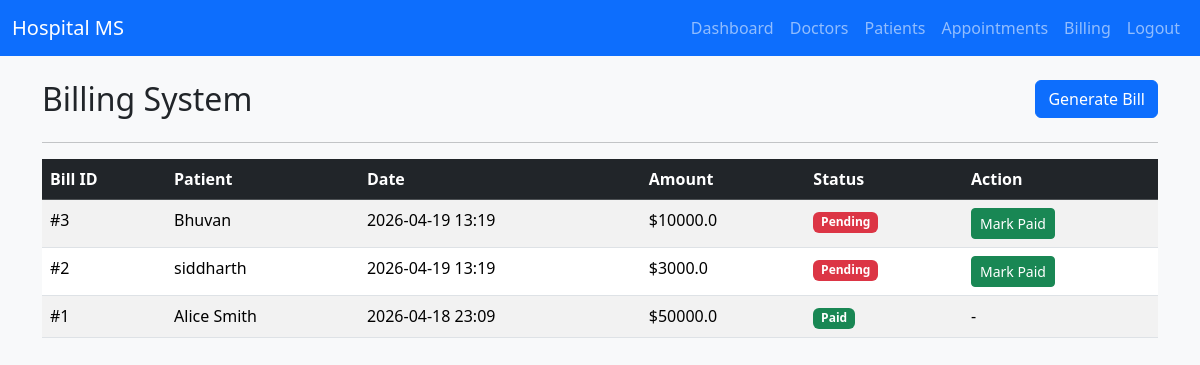
Page /admin/billing (signed in) on the committed database.
### models.py (models this page shows)
class Billing(db.Model):
    id = db.Column(db.Integer, primary_key=True)
    patient_id = db.Column(db.Integer, db.ForeignKey('patient.id'), nullable=False)
    amount = db.Column(db.Float, nullable=False)
    status = db.Column(db.String(20), default='Pending') # Pending, Paid
    date = db.Column(db.String(20), nullable=False)

class Patient(db.Model):
    id = db.Column(db.Integer, primary_key=True)
    name = db.Column(db.String(100), nullable=False)
    age = db.Column(db.Integer, nullable=False)
    gender = db.Column(db.String(10), nullable=False)
    phone = db.Column(db.String(20), nullable=False)
    username = db.Column(db.String(80), unique=True, nullable=False)
    password = db.Column(db.String(200), nullable=False)
    appointments = db.relationship('Appointment', backref='patient', lazy=True)
    prescriptions = db.relationship('Prescription', backref='patient', lazy=True)
    bills = db.relationship('Billing', backref='patient', lazy=True)

### app.py (the view, shortened to what this page needs)
@app.route('/admin/billing', methods=['GET', 'POST'])
def admin_billing():
    auth = check_auth('admin')
    if auth: return auth
    bills = Billing.query.order_by(Billing.id.desc()).all()
    patients = Patient.query.all()
    return render_template('admin_billing.html', bills=bills, patients=patients)

### app.py (called while the page is built)
def check_auth(role):
    if 'role' not in session or session['role'] != role:
        flash("Unauthorized access. Please login first.", "danger")
        if role == 'admin': return redirect(url_for('login_admin'))
        if role == 'doctor': return redirect(url_for('login_doctor'))
        if role == 'patient': return redirect(url_for('login_patient'))
    return None

### templates/admin_billing.html (shortened to what this page needs)
{% extends 'base.html' %}
{% block content %}
<div class="row mt-4">
    <div class="col-md-8">
        <h2>Billing System</h2>
    </div>
    <div class="col-md-4 text-end">
        <button class="btn btn-primary" data-bs-toggle="modal" data-bs-target="#generateBillModal">Generate Bill</button>
    </div>
</div>
<hr>
<table class="table table-striped">
    <thead class="table-dark">
        <tr>
            <th>Bill ID</th>
            <th>Patient</th>
            <th>Date</th>
            <th>Amount</th>
            <th>Status</th>
            <th>Action</th>
        </tr>
    </thead>
    <tbody>
        {% for bill in bills %}
        <tr>
            <td>#{{ bill.id }}</td>
            <td>{{ bill.patient.name }}</td>
            <td>{{ bill.date }}</td>
            <td>${{ bill.amount }}</td>
            <td>
                {% if bill.status == 'Paid' %}
                <span class="badge bg-success">Paid</span>
                {% else %}
                <span class="badge bg-danger">Pending</span>
                {% endif %}
            </td>
            <td>
                {% if bill.status == 'Pending' %}
                <form action="{{ url_for('mark_bill_paid', id=bill.id) }}" method="POST">
                    <button type="submit" class="btn btn-sm btn-success">Mark Paid</button>
                </form>
                {% else %}
                -
                {% endif %}
            </td>
        </tr>
        {% endfor %}
    </tbody>
</table>
{% endblock %}

### templates/base.html (style rules this page uses)
body { background-color: #f8f9fa; }

### rows in the picture
Billing: id "3", patient.name "Bhuvan", date "2026-04-19 13:19", amount "10000.0", status "Pending"
Billing: id "2", patient.name "siddharth", date "2026-04-19 13:19", amount "3000.0", status "Pending"
Billing: id "1", patient.name "Alice Smith", date "2026-04-18 23:09", amount "50000.0", status "Paid"
